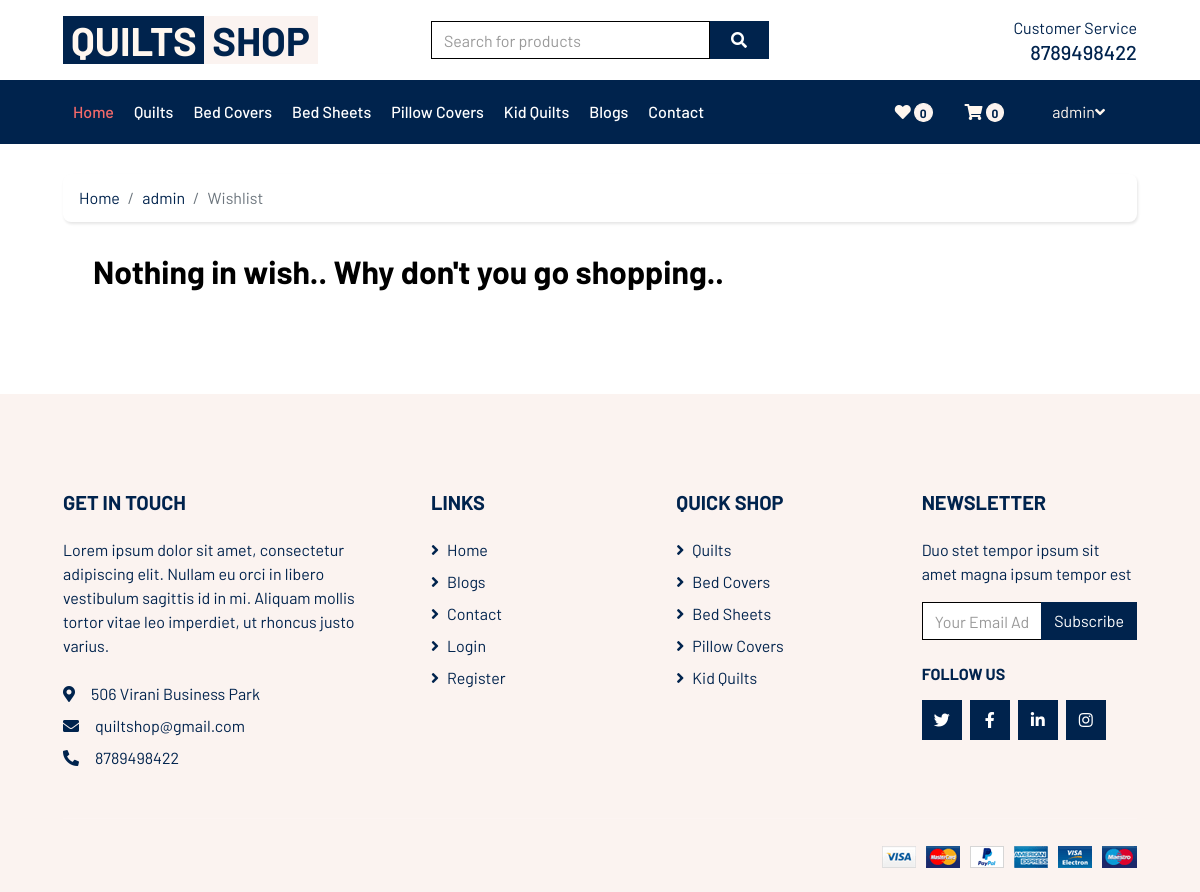
Screenshot of /my-wishlist (signed in) with the database file from the repository.
### myapp/models.py (models this page shows, shortened)
class Information(models.Model):
    bio = models.CharField(max_length=255, null=True)
    address = models.CharField(max_length=255, null=True)
    email = models.EmailField(verbose_name='email address', max_length=255)
    phone = models.CharField(max_length=20, null=True)
    twitter = models.CharField(max_length=255, null=True)
    instagram = models.CharField(max_length=255, null=True)
    linkedin = models.CharField(max_length=255, null=True)
    facebook = models.CharField(max_length=255, null=True)

class User(AbstractBaseUser, PermissionsMixin):
    name  = models.CharField(max_length=225, null=False)
    email = models.EmailField(verbose_name='email address', max_length=255, unique=True)
    phone    = models.CharField(max_length=15, null=True)
    date_joined = models.DateTimeField(auto_now_add=True, blank=True)
    is_active = models.BooleanField(default=True)
    is_admin = models.BooleanField(default=False)
    is_superuser = models.BooleanField(default=False)
    objects = UserManager()
    USERNAME_FIELD = 'email'
    REQUIRED_FIELDS = ['name', 'phone']

### myapp/views.py (the view)
# urls.py: path('my-wishlist', views.wishlist, name='wishlist'),
@login_required
def wishlist(request):
    data = Wishlist.objects.all()
    info = Information.objects.get(id=1)
    cart_count = Cart.objects.filter(user=request.user).all().count()
    wish_count = Wishlist.objects.filter(user=request.user).all().count()
    return render(request, 'wishlist.html', {"wishlists": data, "cart_count": cart_count, "wish_count": wish_count, "information": info})

### templates/wishlist.html
{% extends "base.html" %}
{% load static %}
{% block nav-phone %}
<a href="tel:{{information.phone}}">{{information.phone}}</a>
{% endblock nav-phone %}
{% block wishlist %}{{wish_count}}{%endblock wishlist %}
{% block cart %}{{cart_count}}{% endblock cart %}
{% block body %}
<div class="container-fluid">
  <div class="row px-xl-5">
    <div class="col-12">
      <nav class="breadcrumb bg-light mb-30">
        <a class="breadcrumb-item text-dark" href="{% url 'index' %}">Home</a>
        <a class="breadcrumb-item text-dark" href="{% url 'profile' %}">{{request.user.name}}</a>
        <span class="breadcrumb-item active">Wishlist</span>
      </nav>
    </div>
  </div>
</div>
<div class="container">
  <div class="row px-xl-5 justify-content-center">
    <div class="col-lg-12 mb-5">
      {% if wishlists %}
      <div class="shopping-cart">
        <div class="title">My Wishlist</div>
        {% for wish in wishlists %}
        <div class="item row align-items-center px-4 py-2" id="remove-icon{{wish.variant.id}}">
          <div class="image col-lg-3 col-md-2 col-sm-12 my-2">
            <img
              src="{{wish.variant.thumbnail.url}}"
              alt="{{wish.variant.product.title}}"
              class="mx-auto d-block"
              alt=""
            />
          </div>
          <div class="description col-lg-3 col-md-3 col-sm-12 my-2">
            <span>{{wish.variant.product.title}}</span>
            <span>{{wish.variant.color}}</span>
            <span>{{wish.variant.size}}</span>
          </div>
          <div class="total-price col-lg-3 col-md-1 col-sm-12 my-2">
            ₹{{wish.variant.discount_price}}
          </div>
          <div class="buttons col-lg-3 col-md-2 col-sm-12 my-2">
            {% if wish.in_cart %}
            <span>Already in cart</span>
            {% else %}
            <a href="#" hx-get="{% url 'addcart' wish.variant.id %}" hx-target="#cart-icon{{wish.variant.id}}" hx-swap="outerHTML"><i id="cart-icon{{wish.variant.id}}" class="fa fa-shopping-cart"></i></a></li>
            {% comment %} <a href="{% url 'addcart' wish.variant.id %}">
              <i class="fas fa-shopping-cart" ></i>
            </a> {% endcomment %}
            {% endif %}
            <a href="#" hx-get="{% url 'remove_wishlist' wish.variant.id %}" hx-target="#remove-icon{{wish.variant.id}}" hx-swap="outerHTML"><i class="fas fa-times"></i></a>
          </div>
        </div>
        {% endfor %}
      </div>
      {% else %}
      <h2>Nothing in wish.. Why don't you go shopping..</h2>
      {% endif %}
    </div>
  </div>
</div>
{% endblock body %}
{% block infos %}
<p class="mb-4">{{information.bio}}</p>
<p class="mb-2"><i class="fa fa-map-marker-alt text-secondary mr-3"></i>{{information.address}}</p>
<p class="mb-2"><i class="fa fa-envelope text-secondary mr-3"></i><a href="mailto:{{information.email}}">{{information.email}}</a></p>
<p class="mb-0"><i class="fa fa-phone-alt text-secondary mr-3"></i><a href="tel:{{information.phone}}">{{information.phone}}</a></p>
{% endblock infos %}
{% block fsocial %}
<div class="d-flex">
    <a class="btn btn-primary btn-square mr-2" href="{{information.twitter}}"><i class="fab fa-twitter"></i></a>
    <a class="btn btn-primary btn-square mr-2" href="{{information.facebook}}"><i class="fab fa-facebook-f"></i></a>
    <a class="btn btn-primary btn-square mr-2" href="{{information.linkedin}}"><i class="fab fa-linkedin-in"></i></a>
    <a class="btn btn-primary btn-square" href="{{information.instagram}}"><i class="fab fa-instagram"></i></a>
</div>
{% endblock fsocial %}

### templates/base.html (shortened to what this page needs)
{% load static %}
<!DOCTYPE html>
<html lang="en">
<head>
    <link href="https://cdnjs.cloudflare.com/ajax/libs/font-awesome/5.10.0/css/all.min.css" rel="stylesheet">
    <link href="{% static 'lib/animate/animate.min.css' %}" rel="stylesheet">
    <link href="{% static 'lib/owlcarousel/assets/owl.carousel.min.css' %}" rel="stylesheet">
    <link href="{% static 'css/style.css' %}" rel="stylesheet">
</head>
<body>
    <div class="container-fluid">
        <div class="row align-items-center bg-light py-3 px-xl-5 d-none d-lg-flex">
            <div class="col-lg-4">
                <a href="" class="text-decoration-none">
                    <span class="h1 text-uppercase text-primary  px-2  " style="background-color: var(--primary-color)";>Quilts</span>
                    <span class="h1 text-uppercase text-dark px-2 ml-n1" style="background-color: #FBF3F0">Shop</span>
                </a>
            </div>
            <div class="col-lg-4 col-6 text-left">
                <form action="{% url 'searched' %}" method="post">
                    <div class="input-group">
                        <input type="text" name="query" class="form-control" placeholder="Search for products">
                        <div  class="input-group-append">
                            <button type="submit" style="background-color: var(--primary-color); border: -1px solid var(--btn-primary-color);">
                                    <i class="fa fa-search px-3 " style="color: #fff;"></i>
                            </button>
                        </div>
                    </div>
                </form>
            </div>
            <div class="col-lg-4 col-6 text-right">
                <p class="m-0">Customer Service</p>
                <h5 class="m-0">{% block nav-phone %}{% endblock nav-phone %}</h5>
            </div>
        </div>
    </div>
    <div class="container-fluid mb-30" style="background-color: #00234D;">
        <div class="row px-xl-5">
            <div class="col-lg-12">
                <nav class="navbar  navbar-expand-lg navbar-dark py-3 py-lg-0 px-0"  style="background-color: #00234D;">
                    <div class="collapse navbar-collapse justify-content-between" id="navbarCollapse">
                        <div class="navbar-nav mr-auto py-0">
                            <a href="{% url 'index' %}" class="nav-item nav-link active ">Home</a>
                            <a href="{% url 'category' 'Quilts' %}" class="nav-item nav-link ">Quilts</a>
                            <a href="{% url 'category' 'Bed Covers' %}" class="nav-item nav-link ">Bed Covers</a>
                            <a href="{% url 'category' 'Bed Sheets' %}" class="nav-item nav-link ">Bed Sheets</a>
                            <a href="{% url 'category' 'Pillow Covers' %}" class="nav-item nav-link ">Pillow Covers</a>
                            <a href="{% url 'category' 'Kid Quilts' %}" class="nav-item nav-link ">Kid Quilts</a>
                            <a href="{% url 'blogs' %}" class="nav-item nav-link ">Blogs</a>
                            <a href="{% url 'contact' %}" class="nav-item nav-link ">Contact</a>
                        </div>
                        <a href="{% url 'wishlist' %}" class="nav-item nav-link">
                            <i class="fas fa-heart text-primary"></i>
                            <span class="badge text-secondary border border-secondary rounded-circle"
                                style="padding-bottom: 2px;">{% block wishlist %}{% endblock wishlist %}</span>
                        </a>
                        <a href="{% url 'cart' %}" class="nav-item nav-link">
                            <i class="fas fa-shopping-cart text-primary"></i>
                            <span class="badge text-secondary border border-secondary rounded-circle"
                                style="padding-bottom: 2px;">{% block cart %}{% endblock cart %}</span>
                        </a>
                        {% if request.user.is_authenticated %}
                        <div class="nav-item dropdown mx-3">
                            <a href="#" class="nav-link  text-primary dropdown-toggle" data-toggle="dropdown">{{request.user.name}}<i class="fa fa-angle-down"></i></a>
                        </div>
                        {% endif %}
                    </div>
                </nav>
            </div>
        </div>
    </div>
    {% block body %}
    {% endblock body %}
    <div class="container-fluid bg-dark text-secondary mt-5 pt-5">
        <div class="row px-xl-5 pt-5">
            <div class="col-lg-4 col-md-12 mb-5 pr-3 pr-xl-5">
                <h5 class="text-secondary text-uppercase mb-4 "><b> Get In Touch</b></h5>
                {% block infos %}
                {% endblock infos %}
            </div>
            <div class="col-lg-8 col-md-12">
                <div class="row">
                    <div class="col-md-4 mb-5">
                        <h5 class="text-secondary text-uppercase mb-4"><b>Links</b></h5>
                        <div class="d-flex flex-column justify-content-start">
                            <a class="text-secondary mb-2" href="{% url 'index' %}"><i class="fa fa-angle-right mr-2"></i>Home</a>
                            <a class="text-secondary mb-2" href="{% url 'blogs' %}"><i class="fa fa-angle-right mr-2"></i>Blogs</a>
                            <a class="text-secondary mb-2" href="{% url 'contact' %}"><i class="fa fa-angle-right mr-2"></i>Contact</a>
                            <a class="text-secondary mb-2" href="{% url 'login' %}"><i class="fa fa-angle-right mr-2"></i>Login</a>
                            <a class="text-secondary" href="{% url 'register' %}"><i class="fa fa-angle-right mr-2"></i>Register</a>
                        </div>
                    </div>
                    <div class="col-md-4 mb-5">
                        <h5 class="text-secondary text-uppercase mb-4"><b>Quick Shop</b></h5>
                        <div class="d-flex flex-column justify-content-start">
                            <a class="text-secondary mb-2" href="{% url 'category' 'Quilts' %}"><i class="fa fa-angle-right mr-2"></i>Quilts</a>
                            <a class="text-secondary mb-2" href="{% url 'category' 'Bed Covers' %}"><i class="fa fa-angle-right mr-2"></i>Bed Covers</a>
                            <a class="text-secondary mb-2" href="{% url 'category' 'Bed Sheets' %}"><i class="fa fa-angle-right mr-2"></i>Bed Sheets</a>
                            <a class="text-secondary mb-2" href="{% url 'category' 'Pillow Covers' %}"><i class="fa fa-angle-right mr-2"></i>Pillow Covers</a>
                            <a class="text-secondary" href="{% url 'category' 'Kid Quilts' %}"><i class="fa fa-angle-right mr-2"></i>Kid Quilts</a>
                        </div>
                    </div>
                    <div class="col-md-4 mb-5">
                        <h5 class="text-secondary text-uppercase mb-4"><b>Newsletter</b></h5>
                        <p>Duo stet tempor ipsum sit amet magna ipsum tempor est</p>
                        <form action="{% url 'subscribe' %}" method="post">
                            <div class="input-group">
                                <input name="email" type="text" class="form-control" placeholder="Your Email Address">
                                <div class="input-group-append">
                                    <button class="btn btn-primary">Subscribe</button>
                                </div>
                            </div>
                        </form>
                        <h6 class="text-secondary text-uppercase mt-4 mb-3"><b>Follow Us</b></h6>
                        {% block fsocial %}
                        {% endblock fsocial %}
                    </div>
                </div>
            </div>
        </div>
        <div class="row border-top mx-xl-5 py-4" style="border-color: rgba(256, 256, 256, .1) !important;">
            <div class="col-md-6 px-xl-0">
            </div>
            <div class="col-md-6 px-xl-0 text-center text-md-right">
                <img class="img-fluid" src="{% static 'img/payments.png' %}" alt="">
            </div>
        </div>
    </div>
</body>
</html>

### rows the page displays
Information: phone "8789498422", bio "Lorem ipsum dolor sit amet, consectetur adipiscing elit. Nullam eu orci in libero vestibulum sagittis id in mi. Aliquam mollis tortor vitae leo imperdiet, ut rhoncus justo varius.", address "506 Virani Business Park", email "quiltshop@gmail.com"
User: user.name "admin"

### other values shown
{{ wish_count }} "0"
{{ cart_count }} "0"
